Frame 1 (no input): blank canvas, image omitted
Frame 60 (no input): blank canvas, image omitted
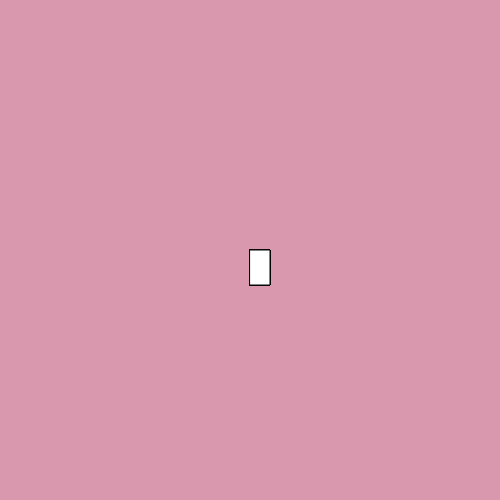
Frame 120 (the mouse pressed at the canvas centre since frame 60)

The p5.js sketch whose frames 1 and 60 were blank and that drew this single picture after the mouse press (run headless with seeded random() and noise() and a simulated clock; from frame 60 on, the mouse is pressed at the canvas centre):

// p5.js sketch
// ── sketch.js
function setup() {
    createCanvas(500, 500);
    background("#DA98AE");
  }
  
  function draw() {
   
    stroke ("#070707");
    fill ("rg#0096886,230,230)");
    
    //console.log(mouseIsPressed)
    
    if(mouseIsPressed){
    rect (mouseX, mouseY ,20, 35);
    }
    
  }
